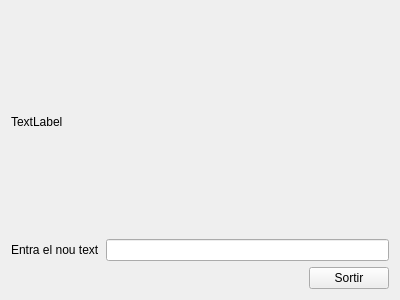
<?xml version="1.0" encoding="UTF-8"?>
<ui version="4.0">
 <class>widget</class>
 <widget class="QMainWindow" name="widget">
  <property name="geometry">
   <rect>
    <x>0</x>
    <y>0</y>
    <width>400</width>
    <height>300</height>
   </rect>
  </property>
  <property name="windowTitle">
   <string>widget</string>
  </property>
  <widget class="QWidget" name="centralWidget">
   <layout class="QVBoxLayout" name="verticalLayout">
    <item>
     <widget class="QLabel" name="label">
      <property name="text">
       <string>TextLabel</string>
      </property>
     </widget>
    </item>
    <item>
     <layout class="QHBoxLayout" name="horizontalLayout">
      <item>
       <widget class="QLabel" name="label_2">
        <property name="text">
         <string>Entra el nou text</string>
        </property>
       </widget>
      </item>
      <item>
       <widget class="MyLineEdit" name="lineEdit"/>
      </item>
     </layout>
    </item>
    <item>
     <layout class="QHBoxLayout" name="horizontalLayout_2">
      <item>
       <spacer name="horizontalSpacer">
        <property name="orientation">
         <enum>Qt::Horizontal</enum>
        </property>
        <property name="sizeHint" stdset="0">
         <size>
          <width>238</width>
          <height>20</height>
         </size>
        </property>
       </spacer>
      </item>
      <item>
       <widget class="QPushButton" name="pushButton">
        <property name="text">
         <string>Sortir</string>
        </property>
       </widget>
      </item>
     </layout>
    </item>
   </layout>
  </widget>
 </widget>
 <layoutdefault spacing="6" margin="11"/>
 <customwidgets>
  <customwidget>
   <class>MyLineEdit</class>
   <extends>QLineEdit</extends>
   <header>mylineedit.h</header>
   <slots>
    <signal>enviaText(QString)</signal>
    <slot>tractaReturn()</slot>
   </slots>
  </customwidget>
 </customwidgets>
 <resources/>
 <connections>
  <connection>
   <sender>pushButton</sender>
   <signal>clicked()</signal>
   <receiver>widget</receiver>
   <slot>close()</slot>
   <hints>
    <hint type="sourcelabel">
     <x>333</x>
     <y>242</y>
    </hint>
    <hint type="destinationlabel">
     <x>228</x>
     <y>246</y>
    </hint>
   </hints>
  </connection>
  <connection>
   <sender>lineEdit</sender>
   <signal>returnPressed()</signal>
   <receiver>lineEdit</receiver>
   <slot>tractaReturn()</slot>
   <hints>
    <hint type="sourcelabel">
     <x>185</x>
     <y>144</y>
    </hint>
    <hint type="destinationlabel">
     <x>232</x>
     <y>152</y>
    </hint>
   </hints>
  </connection>
  <connection>
   <sender>lineEdit</sender>
   <signal>enviaText(QString)</signal>
   <receiver>label</receiver>
   <slot>setText(QString)</slot>
   <hints>
    <hint type="sourcelabel">
     <x>156</x>
     <y>141</y>
    </hint>
    <hint type="destinationlabel">
     <x>104</x>
     <y>59</y>
    </hint>
   </hints>
  </connection>
 </connections>
</ui>
